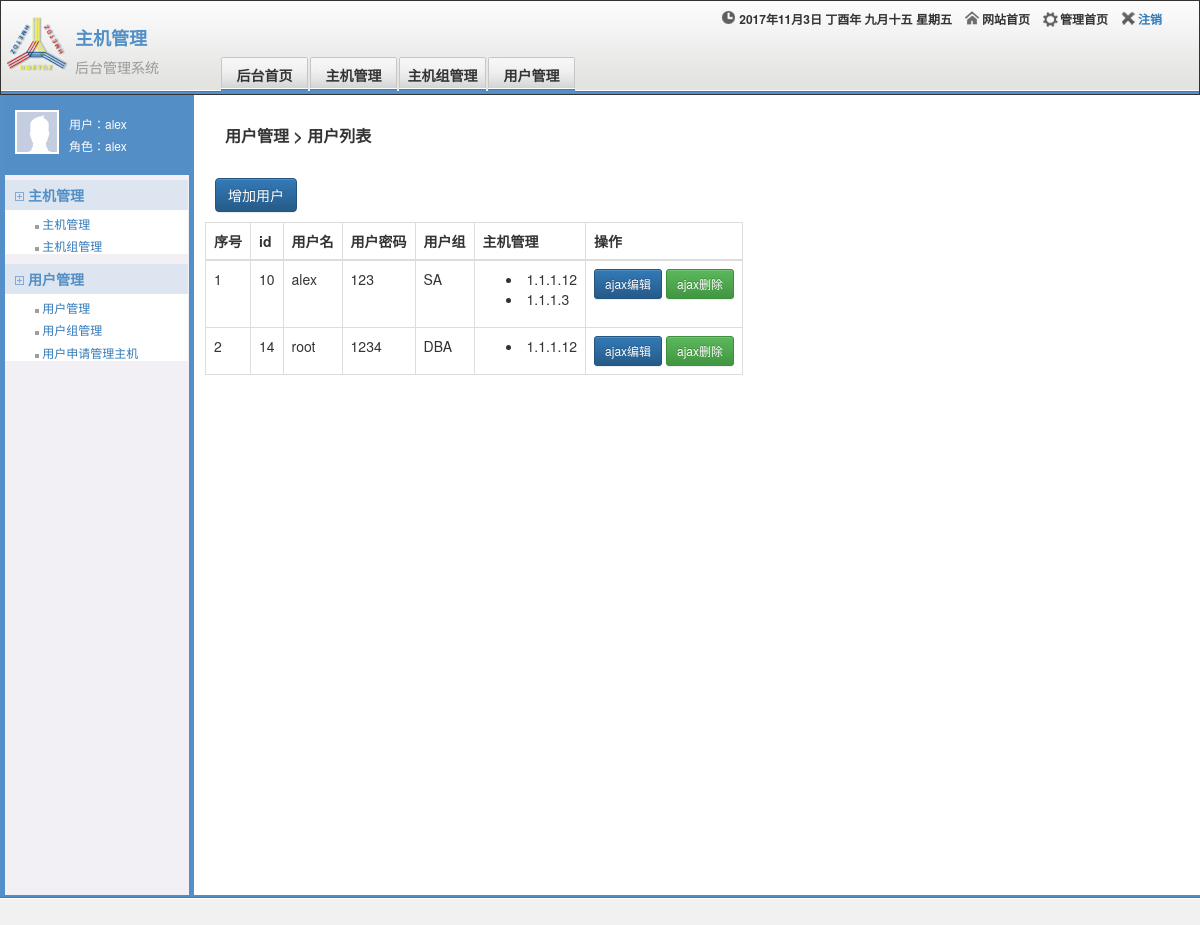
Page /machine/user/ (signed in) on the committed database.
### machine/models.py (models this page shows)
class User(models.Model):
    username=models.CharField(max_length=32)
    password=models.CharField(max_length=32)
    user_group=models.ForeignKey(to="UserGroup",to_field="id")
    hosts=models.ManyToManyField("Host")

class UserGroup(models.Model):
    name=models.CharField(max_length=32)

class Host(models.Model):
    hostname=models.CharField(max_length=32)
    ip=models.GenericIPAddressField(protocol="ipv4")
    port=models.IntegerField()
    cabinet=models.CharField(max_length=32)
    ctime=models.DateField()
    hostinfo=models.CharField(max_length=64)
    group=models.ForeignKey(to="HostGroup",to_field="id",default=1)

### machine/views.py (the view)
    def inner(*args,**kwargs):
        request=args[0]
        if not request.session.get("is_login"):
            return redirect("/login")
        else:
            return func(*args,**kwargs)

### machine/views.py (called while the page is built, shortened)
def auth(func):
    def inner(*args,**kwargs):
        request=args[0]
        if not request.session.get("is_login"):
            return redirect("/login")
        else:
            return func(*args,**kwargs)
    return inner

@auth #装饰器登陆
def user(request):
    res={"status":False}
    if request.method=="GET":
        users=User.objects.all()
        user_groups=UserGroup.objects.all()
        hosts=Host.objects.all()
        return render(request,"user.html",{"users":users,"user_groups":user_groups,"hosts":hosts})

### templates/user.html (shortened to what this page needs)
{% extends "muban.html" %}
{% block content %}
    <p class="nav-info">用户管理 > 用户列表</p>
    <div class="host_list ">
        <div class="func">
            <a id="user_add" class="btn btn-primary " role="button">增加用户</a>
        </div>
        <table class="table table-bordered">
            <thead>
            <th>序号</th>
            <th>id</th>
            <th>用户名</th>
            <th>用户密码</th>
            <th>用户组</th>
            <th>主机管理</th>
            <th>操作</th>
            </thead>
            <tbody>
            {% for user in users %}
                <tr uid="{{ user.id }}" id="tr_user_id">
                    <td>{{ forloop.counter }}</td>
                    <td target="id" id="user_id">{{ user.id }}</td>
                    <td target="username">{{ user.username }}</td>
                    <td target="password">{{ user.password }}</td>
                    <td td_gid="{{ user.user_group_id }}">{{ user.user_group.name }}</td>
                    <td>
                        <ul>
                            {% for host in user.hosts.all %}
                                <li>{{ host.name }} &nbsp;{{ host.ip }}</li>
                            {% endfor %}
                        </ul>
                    </td>
                    <td>
                        <a class="btn btn-primary btn-sm user_edit_a" role="button">ajax编辑</a>
                        <a class="btn btn-success btn-sm user_delete_a" role="button">ajax删除</a>
                    </td>
                </tr>
            {% endfor %}
            </tbody>
        </table>
    </div>
{% endblock %}

### templates/muban.html (shortened to what this page needs)
<!DOCTYPE html>
<html lang="en">
<head>
    </head>
    <link rel="stylesheet" href="/static/css/common.css">
    <link rel="stylesheet" href="/static/bootstrap-3.3.7-dist/css/bootstrap.min.css">
    <link rel="stylesheet" href="/static/bootstrap-3.3.7-dist/css/bootstrap-theme.min.css">
    <link rel="stylesheet" href="/static/css/other.css">
<body>
    <div class="pg-header">
        {% include "top.html" %}
    </div>
    <div class="pg-body">
        <div class="menu">
            {% include "left.html" %}
        </div>
        <div class="content">
            {% block content %}{% endblock %}
        </div>
    </div>
    <div class="pg-footer"></div>
</body>
</html>

### templates/top.html (shortened to what this page needs)
<div class="logo">
    <i class="logo-icon"></i>
    <div class="logo-text">
        <span class="logo-name">主机管理</span>
        <span class="logo-note">后台管理系统</span>
    </div>
</div>
<div class="top-tip">
    <ul>
        <li>
            <label>
                <a href="{% url 'logout' %}">
                    <i class="icon1"></i>
                    <span>注销</span>
                </a>
            </label>
        </li>
        <li>
            <label>
                <i class="icon2"></i>
                <span>管理首页</span>
            </label>
        </li>
        <li>
            <label>
                <i class="icon3"></i>
                <span>网站首页</span>
            </label>
        </li>
        <li>
            <label>
                <i class="icon4"></i>
                <span>2017年11月3日 丁酉年 九月十五 星期五</span>
            </label>
        </li>
    </ul>
</div>
<div class="top-nav">
    <ul>
        <li>
            <a href="#">后台首页</a>
        </li>
        <li>
            <a href="{% url 'host' %}">主机管理</a>
        </li>
        <li>
            <a href="{% url 'hostgroup' %}">主机组管理</a>
        </li>
        <li>
            <a href="{% url 'user' %}">用户管理</a>
        </li>
    </ul>
</div>

### templates/left.html (shortened to what this page needs)
<div class="user">
    <i></i>
    <div class="user-info">
        <span>用户：{{request.session.username }}</span>
        <span>角色：{{ request.session.role}}</span>
    </div>
</div>
<div class="menu-items">
    <div class="menu-item">
        <div class="menu-header">
            <i></i>
            <span>主机管理</span></div>
        <div class="menu-content">
            <ul>
                <li>
                    <a href="{% url "host" %}">
                        <i></i>
                        <span>主机管理</span>
                    </a>
                </li>
                <li>
                    <a href="{% url "hostgroup" %}">
                        <i></i>
                        <span>主机组管理</span>
                    </a>
                </li>
            </ul>
        </div>
    </div>
    <div class="menu-item">
        <div class="menu-header">
            <i></i>
            <span>用户管理</span></div>
        <div class="menu-content">
            <ul>
                <li>
                    <a href="{% url "user" %}">
                        <i></i>
                        <span>用户管理</span>
                    </a>
                </li>
                <li>
                    <a href="{% url "usergroup" %}">
                        <i></i>
                        <span>用户组管理</span>
                    </a>
                </li>
                <li>
                    <a href="{% url 'userhost' %}">
                        <i></i>
                        <span>用户申请管理主机</span>
                    </a>
                </li>
            </ul>
        </div>
    </div>
</div>

### static/css/common.css (style rules this page uses)
body { margin: 0; }
a { text-decoration: none; }
.pg-header { height: 95px; min-width: 700px; background: url("/static/img/top_r1_c5.jpg") repeat-x; border: 1px solid; position: relative; }
.pg-header .logo { float: left; }
.pg-header .logo i { float: left; margin: 15px 0 0 0; display: inline-block; height: 64px; width: 74px; background:url("/static/img/logo.jpg") no-repeat; }
.pg-header .logo .logo-text { float: left; width: 90px; }
.pg-header .logo .logo-text .logo-name { float: left; font-size: 18px; font-weight: bold; color: #528fc6; padding: 15px 0 0 0; margin-top: 10px; }
.pg-header .logo .logo-text .logo-note { float: left; font-size: 14px; color: #999; padding: 5px 0 0 0; }
.pg-header .top-tip { position: absolute; top: 0px; right: 10px; }
.pg-header .top-tip ul { float: right; margin: 10px 20px 0 0; list-style: none; }
.pg-header .top-tip li { float: right; display: list-item; cursor: pointer; font-size: 12px; padding: 0 5px; }
.pg-header .top-tip li .icon1,.icon2,.icon3,.icon4 { float: left; display: inline-block; width: 16px; height: 16px; }
.pg-header .top-tip li span { float: left; margin: 0 2px; }
.pg-header .top-tip li .icon1 { background: url("/static/img/exit.jpg") no-repeat; }
.pg-header .top-tip li .icon2 { background: url("/static/img/bool.jpg") no-repeat; }
.pg-header .top-tip li .icon3 { background: url("/static/img/home.jpg") no-repeat; }
.pg-header .top-tip li .icon4 { background: url("/static/img/time.jpg") no-repeat; }
.pg-header .top-nav { position: absolute; left: 180px; bottom: 0px; }
.pg-header .top-nav ul { float: left; list-style: none; margin-bottom: 0px; }
.pg-header .top-nav li { float: left; display: list-item; height: 37px; width: 87px; background: url("/static/img/menu.jpg") no-repeat; text-align: center; line-height: 37px; margin: 0 2px 0 0; }
.pg-header .top-nav li a { color:#333; font-size: 14px; font-weight: bold; }
.pg-body { height: 800px; }
.pg-body .menu { float: left; width: 195px; height: 800px; background: url("/static/img/leftbg.jpg") repeat-y; }
.pg-body .menu .user { float: left; width: 185px; height: 80px; background-color: #538ec6; margin: 0 5px; }
.pg-body .menu .user i { float: left; margin: 15px 0 0 10px; width: 44px; height: 44px; border: 2px solid #ffffff; background: url("/static/img/member.gif") no-repeat; }
.pg-body .menu .user .user-info { float: left; width: 100px; margin: 20px 0 0 10px; }
.pg-body .menu .user .user-info span { float: left; font-size: 12px; color: #ffffff; padding-bottom: 5px; }
.pg-body .menu .menu-item { float: left; margin: 5px 5px ; }
.pg-body .menu .menu-item .menu-header { background-color: #dce5f0; height: 30px; width: 183px; color: #528fc6; font-size: 14px; font-weight: bold; line-height: 30px; cursor: pointer; }
.pg-body .menu .menu-item .menu-header i { margin-left: 10px; display: inline-block; height: 9px; width: 9px; background: url("/static/img/collapsed.jpg"); }
.pg-body .menu .menu-item .menu-content { width: 183px; background-color: #ffffff; font-size: 12px; }
.pg-body .menu .menu-item .menu-content ul { float: left; padding: 0; margin: 0; list-style: none; }
.pg-body .menu .menu-item .menu-content li { margin: 5px 0 0 30px; padding: 0; }
.pg-body .menu .menu-item .menu-content a i { display: inline-block; height: 4px; width: 4px; background: url("/static/img/line.jpg"); }
.pg-body .content { float: left; margin-left: 10px; }
.pg-footer { height: 30px; background: url("/static/img/bottombg.jpg") repeat-x; }

### static/css/other.css (style rules this page uses)
.nav-info { font-size: 16px; font-weight: bold; margin: 30px 20px; }
.host_list { margin-top: 30px; padding: 0; }
.func { margin: 10px; }

### rows in the picture
User: session.username "alex", session.role "alex", id "10", username "alex", password "123", user_group.name "SA"
Host: ip "1.1.1.12"
Host: ip "1.1.1.3"
User: id "14", username "root", password "1234", user_group.name "DBA"
